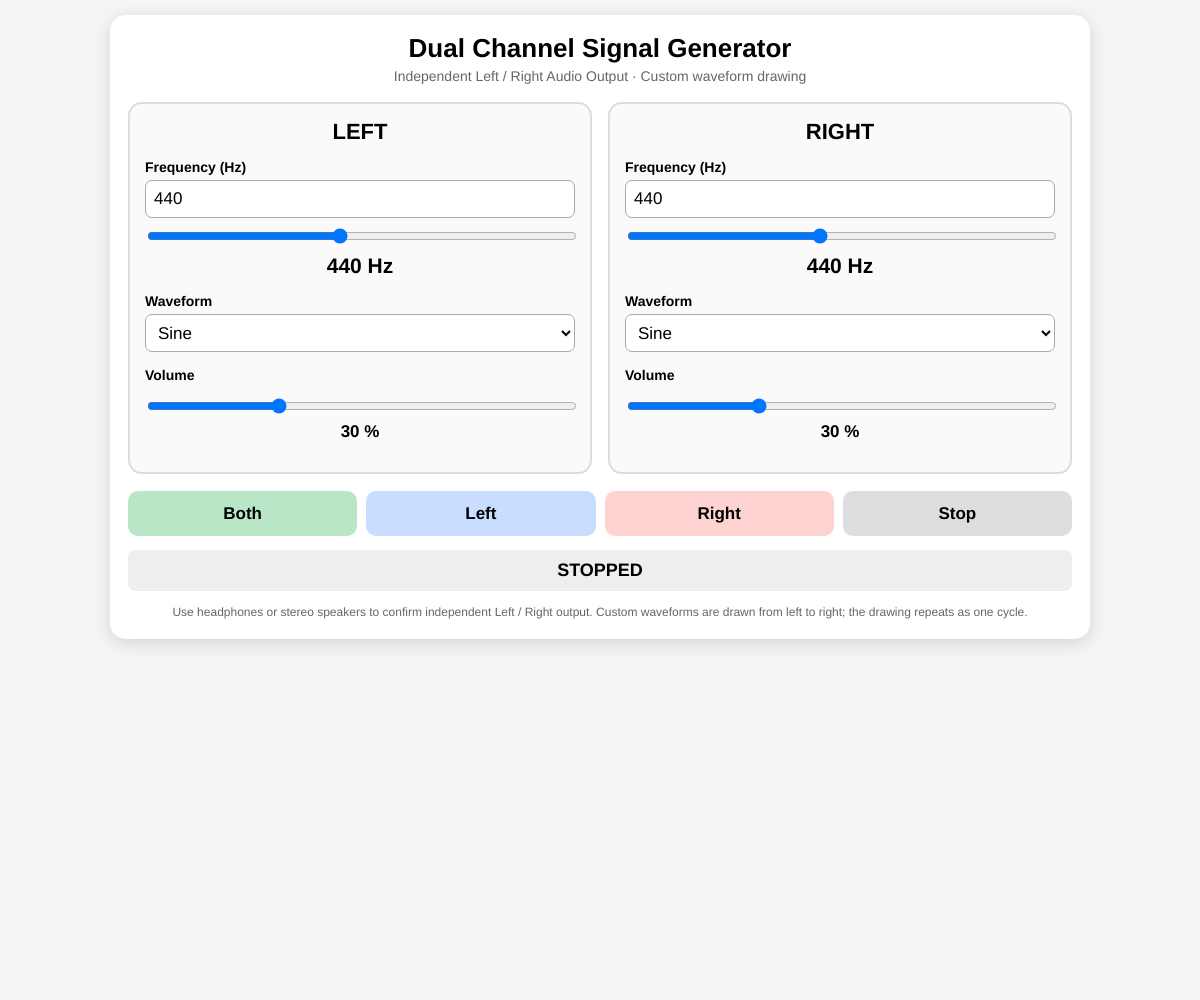
Frame 1 (no input)
Frame 60 (no input): identical to frame 1, image omitted
Frame 120 (the mouse pressed at the canvas centre since frame 60): identical to frame 1, image omitted

The p5.js sketch that drew this single still picture (run headless with seeded random() and noise() and a simulated clock; from frame 60 on, the mouse is pressed at the canvas centre):

// p5.js sketch
// ── sketch.js
// ============================================================
// Dual Channel Signal Generator + Custom Drawn Waveforms
// p5.js canvas is used only as the background. Audio uses Web Audio API.
// LEFT / RIGHT are independently controllable.
// ============================================================

let audioCtx = null;
let oscL = null, oscR = null;
let gainL = null, gainR = null;
let merger = null, masterGain = null;
let playMode = "stop";

let freqInputL, freqInputR, freqSliderL, freqSliderR;
let freqDisplayL, freqDisplayR, waveL, waveR;
let volumeL, volumeR, volumeDisplayL, volumeDisplayR, statusText;

const DRAW_POINTS = 256;
let customWaveL = new Array(DRAW_POINTS).fill(0);
let customWaveR = new Array(DRAW_POINTS).fill(0);
let periodicWaveL = null, periodicWaveR = null;

function setup() {
  createCanvas(windowWidth, windowHeight);
  const bgCanvas = document.querySelector("canvas");
  if (bgCanvas) {
    bgCanvas.style.position = "fixed";
    bgCanvas.style.left = "0";
    bgCanvas.style.top = "0";
    bgCanvas.style.zIndex = "-1";
    bgCanvas.style.pointerEvents = "none";
  }
  createStyle();
  createAppContainer();
  buildUI();
}

function draw() { background(245); }

function createStyle() {
  const style = document.createElement("style");
  style.textContent = `
    * { box-sizing: border-box; }
    html, body { margin:0; padding:0; width:100%; min-height:100%; background:#f5f5f5; font-family:Arial,Helvetica,sans-serif; }
    body { overflow-x:hidden; }
    #signalGeneratorApp { width:85%; max-width:980px; margin:15px auto; padding:18px; background:white; border-radius:16px; box-shadow:0 4px 18px rgba(0,0,0,.14); }
    .title { text-align:center; font-size:26px; font-weight:bold; margin-bottom:4px; }
    .subtitle { text-align:center; color:#666; font-size:14px; margin-bottom:18px; }
    .channels { display:grid; grid-template-columns:repeat(2,minmax(0,1fr)); gap:16px; }
    .channel { min-width:0; padding:15px; border:2px solid #ddd; border-radius:14px; background:#fafafa; }
    .channelTitle { text-align:center; font-size:22px; font-weight:bold; margin-bottom:14px; }
    .control { margin-bottom:15px; }
    .control label, .customWaveArea label { display:block; font-size:14px; font-weight:bold; margin-bottom:5px; }
    input[type=number], select { width:100%; height:38px; font-size:17px; padding:5px 8px; border-radius:7px; border:1px solid #aaa; background:white; }
    input[type=range] { width:100%; margin-top:10px; cursor:pointer; }
    .frequencyDisplay { text-align:center; font-size:21px; font-weight:bold; margin-top:6px; }
    .volumeDisplay { text-align:center; font-size:17px; font-weight:bold; margin-top:4px; }
    .buttons { display:grid; grid-template-columns:repeat(4,1fr); gap:9px; margin-top:17px; }
    button { min-height:45px; font-size:17px; font-weight:bold; border:none; border-radius:10px; cursor:pointer; background:#e5e5e5; transition:transform .05s,background .15s; }
    button:active { transform:scale(.97); }
    #bothButton { background:#b9e6c7; } #leftButton { background:#c8ddff; } #rightButton { background:#ffd2d2; } #stopButton { background:#ddd; }
    .status { margin-top:14px; padding:10px; text-align:center; font-weight:bold; font-size:18px; border-radius:8px; background:#eee; }
    .notice { margin-top:12px; text-align:center; font-size:12px; line-height:1.5; color:#666; }
    .customWaveArea { display:none; margin:8px 0 15px; padding:10px; border:1px solid #cbd5e1; border-radius:10px; background:#fff; }
    .customWaveArea.active { display:block; }
    .waveDrawCanvas { display:block; width:100%; height:160px; border:1px solid #aaa; border-radius:8px; background:#fff; touch-action:none; cursor:crosshair; }
    .drawHint { color:#666; font-size:11px; margin:5px 0; line-height:1.4; }
    .clearDrawButton { width:100%; min-height:34px; font-size:14px; margin-top:6px; background:#e7e7e7; }
    @media(max-width:650px) {
      #signalGeneratorApp { width:94%; margin:8px auto; padding:12px; }
      .title { font-size:20px; } .subtitle { font-size:11px; margin-bottom:10px; }
      .channels { gap:8px; } .channel { padding:9px; }
      .channelTitle { font-size:17px; margin-bottom:8px; } .control { margin-bottom:10px; }
      .control label, .customWaveArea label { font-size:12px; }
      input[type=number],select { height:34px; font-size:14px; }
      .frequencyDisplay { font-size:16px; } .volumeDisplay { font-size:14px; }
      .buttons { gap:5px; margin-top:10px; } button { min-height:40px; font-size:13px; padding:4px; }
      .status { font-size:14px; margin-top:9px; padding:7px; } .notice { font-size:10px; }
      .waveDrawCanvas { height:140px; }
    }
    @media(max-height:600px) and (orientation:landscape) {
      #signalGeneratorApp { width:90%; margin:4px auto; padding:8px; }
      .title { font-size:18px; } .subtitle { display:none; }
      .channel { padding:7px; } .channelTitle { font-size:15px; margin-bottom:4px; }
      .control { margin-bottom:5px; } .control label { font-size:10px; margin-bottom:2px; }
      input[type=number],select { height:28px; font-size:12px; } input[type=range] { margin-top:4px; }
      .frequencyDisplay { font-size:13px; margin-top:1px; } .volumeDisplay { font-size:12px; margin-top:1px; }
      .buttons { margin-top:5px; } button { min-height:30px; font-size:11px; }
      .status { margin-top:5px; padding:4px; font-size:11px; } .notice { display:none; }
      .waveDrawCanvas { height:120px; }
    }
  `;
  document.head.appendChild(style);
}

function createAppContainer() {
  const old = document.getElementById("signalGeneratorApp");
  if (old) old.remove();
  const app = document.createElement("div");
  app.id = "signalGeneratorApp";
  document.body.appendChild(app);
}

function buildUI() {
  const app = document.getElementById("signalGeneratorApp");
  app.innerHTML = `
    <div class="title">Dual Channel Signal Generator</div>
    <div class="subtitle">Independent Left / Right Audio Output · Custom waveform drawing</div>
    <div class="channels">
      ${channelMarkup("L", "LEFT")}
      ${channelMarkup("R", "RIGHT")}
    </div>
    <div class="buttons">
      <button id="bothButton">Both</button><button id="leftButton">Left</button><button id="rightButton">Right</button><button id="stopButton">Stop</button>
    </div>
    <div id="statusText" class="status">STOPPED</div>
    <div class="notice">Use headphones or stereo speakers to confirm independent Left / Right output. Custom waveforms are drawn from left to right; the drawing repeats as one cycle.</div>
  `;

  freqInputL = document.getElementById("freqInputL"); freqInputR = document.getElementById("freqInputR");
  freqSliderL = document.getElementById("freqSliderL"); freqSliderR = document.getElementById("freqSliderR");
  freqDisplayL = document.getElementById("freqDisplayL"); freqDisplayR = document.getElementById("freqDisplayR");
  waveL = document.getElementById("waveL"); waveR = document.getElementById("waveR");
  volumeL = document.getElementById("volumeL"); volumeR = document.getElementById("volumeR");
  volumeDisplayL = document.getElementById("volumeDisplayL"); volumeDisplayR = document.getElementById("volumeDisplayR");
  statusText = document.getElementById("statusText");

  freqSliderL.value = frequencyToSlider(440); freqSliderR.value = frequencyToSlider(440);
  bindFrequency("L"); bindFrequency("R");
  waveL.addEventListener("change", () => { toggleCustomArea("L"); updateWaveform(); });
  waveR.addEventListener("change", () => { toggleCustomArea("R"); updateWaveform(); });
  volumeL.addEventListener("input", () => { volumeDisplayL.textContent = volumeL.value + " %"; updateVolume(); });
  volumeR.addEventListener("input", () => { volumeDisplayR.textContent = volumeR.value + " %"; updateVolume(); });
  document.getElementById("bothButton").addEventListener("click", () => startAudio("both"));
  document.getElementById("leftButton").addEventListener("click", () => startAudio("left"));
  document.getElementById("rightButton").addEventListener("click", () => startAudio("right"));
  document.getElementById("stopButton").addEventListener("click", stopAudio);
  setupCustomWaveDrawing("L", customWaveL);
  setupCustomWaveDrawing("R", customWaveR);
}

function channelMarkup(ch, title) {
  return `<div class="channel"><div class="channelTitle">${title}</div>
    <div class="control"><label for="freqInput${ch}">Frequency (Hz)</label>
      <input id="freqInput${ch}" type="number" value="440" min="20" max="20000" step="1">
      <input id="freqSlider${ch}" type="range" min="0" max="1000" value="447" step="1">
      <div id="freqDisplay${ch}" class="frequencyDisplay">440 Hz</div></div>
    <div class="control"><label for="wave${ch}">Waveform</label>
      <select id="wave${ch}"><option value="sine">Sine</option><option value="square">Square</option><option value="triangle">Triangle</option><option value="sawtooth">Sawtooth</option><option value="custom">Custom (Draw)</option></select></div>
    <div id="customArea${ch}" class="customWaveArea"><label>Draw your waveform (left → right = one cycle)</label>
      <canvas id="drawCanvas${ch}" class="waveDrawCanvas" width="512" height="200"></canvas>
      <div class="drawHint">Center line = 0. Top = +1, bottom = −1. Draw with mouse or touch.</div>
      <button type="button" id="clearDraw${ch}" class="clearDrawButton">Clear waveform</button></div>
    <div class="control"><label for="volume${ch}">Volume</label><input id="volume${ch}" type="range" min="0" max="100" value="30" step="1"><div id="volumeDisplay${ch}" class="volumeDisplay">30 %</div></div>
  </div>`;
}

function bindFrequency(ch) {
  const input = ch === "L" ? freqInputL : freqInputR;
  const slider = ch === "L" ? freqSliderL : freqSliderR;
  const display = ch === "L" ? freqDisplayL : freqDisplayR;
  input.addEventListener("input", () => {
    if (input.value === "") return;
    const f = clampFrequency(Number(input.value));
    slider.value = frequencyToSlider(f); display.textContent = Math.round(f) + " Hz";
    updateFrequency();
  });
  slider.addEventListener("input", () => {
    const f = sliderToFrequency(Number(slider.value));
    input.value = Math.round(f); display.textContent = Math.round(f) + " Hz";
    updateFrequency();
  });
}

function toggleCustomArea(ch) {
  const select = ch === "L" ? waveL : waveR;
  document.getElementById("customArea" + ch).classList.toggle("active", select.value === "custom");
}

// Draw editor: fill missing samples by interpolation, so fast strokes do not leave gaps.
function setupCustomWaveDrawing(ch, data) {
  const canvas = document.getElementById("drawCanvas" + ch);
  const ctx = canvas.getContext("2d");
  let drawing = false;
  let previous = null;

  function render() {
    const w = canvas.width, h = canvas.height;
    ctx.clearRect(0, 0, w, h);
    ctx.fillStyle = "#fff"; ctx.fillRect(0, 0, w, h);
    ctx.strokeStyle = "#e8e8e8"; ctx.lineWidth = 1;
    for (let x = 0; x <= w; x += 32) { ctx.beginPath(); ctx.moveTo(x, 0); ctx.lineTo(x, h); ctx.stroke(); }
    for (let y = 0; y <= h; y += 25) { ctx.beginPath(); ctx.moveTo(0, y); ctx.lineTo(w, y); ctx.stroke(); }
    ctx.strokeStyle = "#8a8a8a"; ctx.lineWidth = 1.5; ctx.beginPath(); ctx.moveTo(0, h/2); ctx.lineTo(w, h/2); ctx.stroke();
    ctx.strokeStyle = "#1479d2"; ctx.lineWidth = 3; ctx.lineJoin = "round"; ctx.lineCap = "round"; ctx.beginPath();
    data.forEach((v, i) => { const x = i/(data.length-1)*w, y = (1-v)*h/2; if (i===0) ctx.moveTo(x,y); else ctx.lineTo(x,y); }); ctx.stroke();
  }
  function coords(e) {
    const rect = canvas.getBoundingClientRect();
    const x = Math.max(0, Math.min(1, (e.clientX-rect.left)/rect.width));
    const y = Math.max(-1, Math.min(1, 1-2*(e.clientY-rect.top)/rect.height));
    return {x, y};
  }
  function plot(p) {
    const index = Math.round(p.x*(data.length-1));
    if (previous) {
      const start = Math.round(previous.x*(data.length-1));
      const end = index;
      const lo = Math.min(start,end), hi = Math.max(start,end);
      for (let i=lo; i<=hi; i++) {
        const t = hi===lo ? 1 : (i-start)/(end-start);
        data[i] = previous.y + (p.y-previous.y)*t;
      }
    } else data[index] = p.y;
    previous = p;
    render();
    if ((ch === "L" ? waveL : waveR).value === "custom") updateWaveform();
  }
  canvas.addEventListener("pointerdown", e => { e.preventDefault(); drawing=true; previous=null; canvas.setPointerCapture(e.pointerId); plot(coords(e)); });
  canvas.addEventListener("pointermove", e => { if (!drawing) return; e.preventDefault(); plot(coords(e)); });
  const finish = () => { drawing=false; previous=null; };
  canvas.addEventListener("pointerup", finish); canvas.addEventListener("pointercancel", finish); canvas.addEventListener("lostpointercapture", finish);
  document.getElementById("clearDraw"+ch).addEventListener("click", () => { data.fill(0); render(); if ((ch === "L" ? waveL : waveR).value === "custom") updateWaveform(); });
  render();
}

// Fourier series approximation of the drawn periodic samples, used by PeriodicWave.
function createCustomPeriodicWave(data) {
  if (!audioCtx) return null;
  const N = data.length;
  const harmonics = Math.min(64, Math.floor(N/2)-1);
  const real = new Float32Array(harmonics+1);
  const imag = new Float32Array(harmonics+1);
  // DC component is zeroed intentionally; center the drawn waveform around 0.
  for (let k=1; k<=harmonics; k++) {
    let a=0, b=0;
    for (let n=0; n<N; n++) {
      const phase=2*Math.PI*k*n/N;
      a += data[n]*Math.cos(phase);
      b += data[n]*Math.sin(phase);
    }
    real[k] = 2*a/N;
    imag[k] = 2*b/N;
  }
  return audioCtx.createPeriodicWave(real, imag, {disableNormalization:false});
}

function applyWave(ch) {
  if (!audioCtx) return;
  const osc = ch === "L" ? oscL : oscR;
  const sel = ch === "L" ? waveL : waveR;
  const data = ch === "L" ? customWaveL : customWaveR;
  if (sel.value === "custom") {
    const p = createCustomPeriodicWave(data);
    if (p) { if (ch === "L") periodicWaveL=p; else periodicWaveR=p; osc.setPeriodicWave(p); }
  } else osc.type = sel.value;
}

async function initAudio() {
  if (audioCtx) { if (audioCtx.state === "suspended") await audioCtx.resume(); return; }
  const AudioContextClass = window.AudioContext || window.webkitAudioContext;
  if (!AudioContextClass) { alert("This browser does not support Web Audio API."); return; }
  audioCtx = new AudioContextClass();
  oscL = audioCtx.createOscillator(); oscR = audioCtx.createOscillator();
  gainL = audioCtx.createGain(); gainR = audioCtx.createGain();
  gainL.gain.value=0; gainR.gain.value=0;
  merger=audioCtx.createChannelMerger(2); masterGain=audioCtx.createGain(); masterGain.gain.value=1;
  oscL.connect(gainL); gainL.connect(merger,0,0);
  oscR.connect(gainR); gainR.connect(merger,0,1);
  merger.connect(masterGain); masterGain.connect(audioCtx.destination);
  oscL.frequency.value=Number(freqInputL.value); oscR.frequency.value=Number(freqInputR.value);
  oscL.type="sine"; oscR.type="sine";
  oscL.start(); oscR.start();
  await audioCtx.resume();
}

async function startAudio(mode) {
  await initAudio(); if (!audioCtx) return;
  playMode=mode; updateFrequency(); updateWaveform(); updateVolume();
  if (mode==="both") statusText.textContent="PLAYING : LEFT + RIGHT";
  else if (mode==="left") statusText.textContent="PLAYING : LEFT ONLY";
  else if (mode==="right") statusText.textContent="PLAYING : RIGHT ONLY";
}
function stopAudio() { playMode="stop"; updateVolume(); statusText.textContent="STOPPED"; }

function updateFrequency() {
  if (!audioCtx) return;
  const fL=clampFrequency(Number(freqInputL.value)); const fR=clampFrequency(Number(freqInputR.value));
  const now=audioCtx.currentTime;
  [oscL.frequency,oscR.frequency].forEach(param=>param.cancelScheduledValues(now));
  oscL.frequency.setTargetAtTime(fL,now,.01); oscR.frequency.setTargetAtTime(fR,now,.01);
}
function updateWaveform() { if (!audioCtx) return; applyWave("L"); applyWave("R"); }
function updateVolume() {
  if (!audioCtx) return;
  const lv=Number(volumeL.value)/100, rv=Number(volumeR.value)/100;
  let l=0,r=0;
  if (playMode==="both") { l=lv; r=rv; } else if (playMode==="left") l=lv; else if (playMode==="right") r=rv;
  const now=audioCtx.currentTime;
  gainL.gain.cancelScheduledValues(now); gainR.gain.cancelScheduledValues(now);
  gainL.gain.setTargetAtTime(l,now,.01); gainR.gain.setTargetAtTime(r,now,.01);
}
function clampFrequency(f) { return Math.min(20000,Math.max(20,f)); }
function sliderToFrequency(value) { const minF=20,maxF=20000,t=value/1000; return minF*Math.pow(maxF/minF,t); }
function frequencyToSlider(frequency) { frequency=clampFrequency(frequency); const t=Math.log(frequency/20)/Math.log(20000/20); return Math.round(t*1000); }
function windowResized() { resizeCanvas(windowWidth,windowHeight); }
